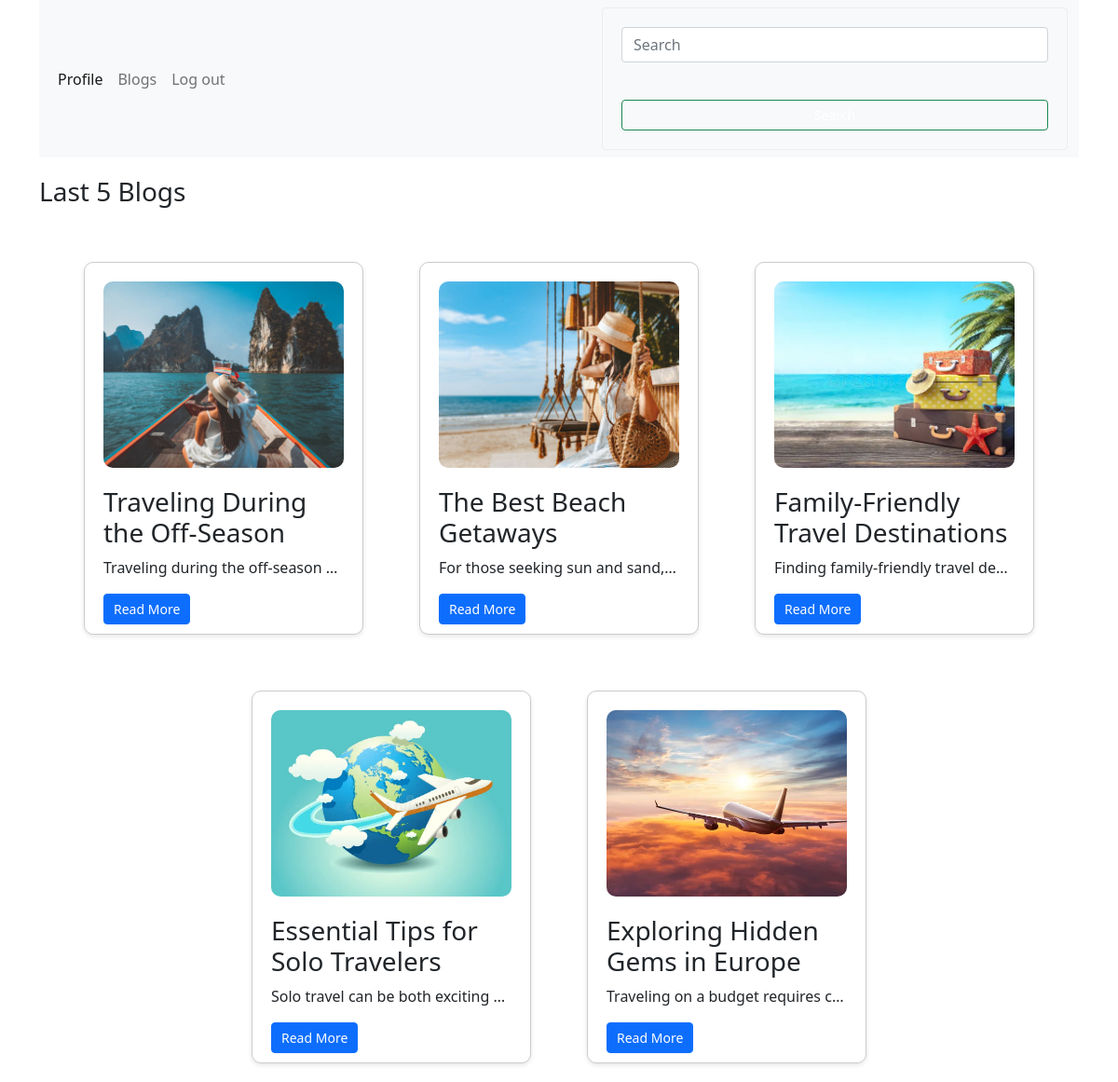
The app's page /blogs/lastblog.php (signed in) with its own data.
### tables this page shows
CREATE TABLE `blogs` (
  `id` bigint(20) NOT NULL,
  `user_id` bigint(20) DEFAULT NULL,
  `category_id` bigint(20) DEFAULT NULL,
  `title` varchar(255) NOT NULL,
  `description` mediumtext NOT NULL,
  `blog_img` varchar(255) NOT NULL,
  `is_publish` tinyint(1) DEFAULT 0,
  `view_count` int(11) DEFAULT NULL,
  `created_at` timestamp NOT NULL DEFAULT current_timestamp(),
  `updated_at` timestamp NOT NULL DEFAULT current_timestamp() ON UPDATE current_timestamp()
);

### blogs/lastblog.php (the view, shortened to what this page needs)
<?php
include_once '../index.php';
$query = "SELECT * FROM blogs WHERE is_publish=1 ORDER BY created_at DESC LIMIT 5";
$blogsquery = $connection->prepare($query);
$blogsquery->execute([]);
$blogs = $blogsquery->fetchAll(PDO::FETCH_ASSOC);
?>
<!DOCTYPE html>
<html lang="en">
<head>
</head>
<body>
    <h3>Last 5 Blogs </h3>
    <div class="blogs">
    <?php
    if (count($blogs) > 0) {
        foreach ($blogs as $blog) {
            echo "<div class='card'>";
            echo "<img src='../uploads/" . htmlspecialchars($blog['blog_img']) . "' alt='" . htmlspecialchars($blog['title']) . "'>";
            echo "<h3>" . htmlspecialchars($blog['title']) . "</h3>";
            echo "<p>" . htmlspecialchars($blog['description']) . "</p>";
            echo "<a href='blogdetails.php?id=" . htmlspecialchars($blog['id']) . "' class='btn btn-primary'>Read More</a>";
            echo "</div>";
        }
    }
    ?>
    </div>
</body>
</html>

### blogs/lastblog.php (style rules this page uses)
.card { border: 1px solid #ccc; border-radius: 10px; padding: 20px; margin: 20px; max-width: 300px; height: 400px; box-shadow: 0 2px 5px rgba(0,0,0,0.1); display: inline-block; position: relative; }
.card p { overflow: hidden; text-overflow: ellipsis; white-space: nowrap; }
.card img { width: 100%; height: 200px; object-fit: cover; border-radius: 10px; }
.btn { text-decoration: none; color: #fff; border-radius: 4px; padding: 5px 10px; font-size: 14px; display: inline-block; }
.blogs { display: flex; align-items: center; flex-wrap: wrap; gap: 20px; padding-top: 30px; justify-content: center; }
h3 { padding-top: 20px; }

### records on screen
blogs: blog_img (picture), title "Traveling During the Off-Season", description "Traveling during the off-season…"
blogs: blog_img (picture), title "The Best Beach Getaways", description "For those seeking sun and sand,…"
blogs: blog_img (picture), title "Family-Friendly Travel Destinations", description "Finding family-friendly travel de…"
blogs: blog_img (picture), title "Essential Tips for Solo Travelers", description "Solo travel can be both exciting…"
blogs: blog_img (picture), title "Exploring Hidden Gems in Europe", description "Traveling on a budget requires c…"
